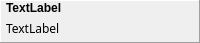
<?xml version="1.0" encoding="UTF-8"?>
<ui version="4.0">
 <class>PropertiesItemWidget</class>
 <widget class="QWidget" name="PropertiesItemWidget">
  <property name="geometry">
   <rect>
    <x>0</x>
    <y>0</y>
    <width>200</width>
    <height>42</height>
   </rect>
  </property>
  <property name="maximumSize">
   <size>
    <width>350</width>
    <height>16777215</height>
   </size>
  </property>
  <property name="windowTitle">
   <string>Form</string>
  </property>
  <layout class="QHBoxLayout" name="horizontalLayout">
   <property name="spacing">
    <number>0</number>
   </property>
   <property name="leftMargin">
    <number>0</number>
   </property>
   <property name="topMargin">
    <number>0</number>
   </property>
   <property name="rightMargin">
    <number>0</number>
   </property>
   <property name="bottomMargin">
    <number>0</number>
   </property>
   <item>
    <widget class="QFrame" name="frame">
     <property name="frameShape">
      <enum>QFrame::Panel</enum>
     </property>
     <property name="frameShadow">
      <enum>QFrame::Raised</enum>
     </property>
     <layout class="QGridLayout" name="gridLayout">
      <property name="leftMargin">
       <number>5</number>
      </property>
      <property name="topMargin">
       <number>0</number>
      </property>
      <property name="rightMargin">
       <number>0</number>
      </property>
      <property name="bottomMargin">
       <number>5</number>
      </property>
      <property name="horizontalSpacing">
       <number>0</number>
      </property>
      <property name="verticalSpacing">
       <number>5</number>
      </property>
      <item row="0" column="0">
       <widget class="QLabel" name="lbl_title">
        <property name="font">
         <font>
          <family>Nirmala UI</family>
          <weight>75</weight>
          <bold>true</bold>
         </font>
        </property>
        <property name="text">
         <string>TextLabel</string>
        </property>
       </widget>
      </item>
      <item row="1" column="0">
       <widget class="QLabel" name="lbl_value">
        <property name="font">
         <font>
          <family>Noto Sans</family>
          <pointsize>9</pointsize>
         </font>
        </property>
        <property name="text">
         <string>TextLabel</string>
        </property>
       </widget>
      </item>
     </layout>
    </widget>
   </item>
  </layout>
 </widget>
 <resources/>
 <connections/>
</ui>
